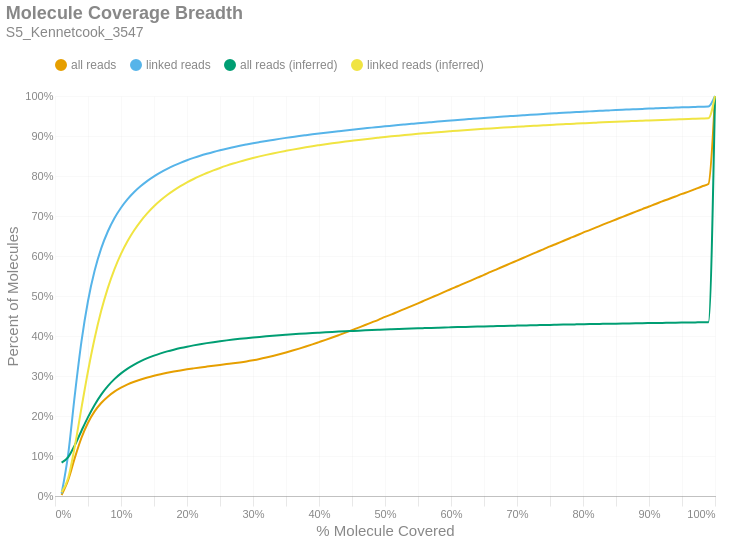

Notebook source saved alongside this figure:
### Markdown cell above
### Molecule Read Coverage
This chart shows molecule coverage breadth as computed by the number of bases aligned to that molecule. In other words, "*how much of each unique long molecule is actually sequenced/aligned?*" Keep in mind there is a distinction between sequences and alignments, since some sequences belonging to a particular molecule may not align well and wouldn't appear in the alignment data. This chart also shows molecule coverage breadth as computed by the *inferred fragment* from which the aligned sequences originate. Unlike read coverage, this calculation takes into account the total insert size, including unsequenced gaps between the forward and reverse reads. Like the previous figures, these are cumulative percents.

### Code cell
if SKIPLR:
    print_html(f"Skipped")
else:
    binned_df = consolidated_hist(valids['coverage_bp'], mask, 0.01, True)
    binned_df_inf = consolidated_hist(valids['coverage_inserts'], mask, 0.01, True)
    binned_df = binned_df.with_columns(pl.lit(binned_df_inf['all reads (cumsum)']).alias('all reads (inferred)'))
    binned_df = binned_df.with_columns(pl.lit(binned_df_inf['linked reads (cumsum)']).alias('linked reads (inferred)'))
    binned_df = binned_df.with_columns(
        (pl.col('bin').cast(pl.Float64) + 0.01).alias('right_edge')
    )

    with SafeRender(binned_df):
        (
            density_plot(binned_df, 'Molecule Coverage Breadth', samplename, 'molcov', ['all reads (inferred)','linked reads (inferred)'])
            .encode(
                #x=alt.X('bin:Q', title="% Molecule Covered").axis(format = '%').scale(padding=0),
                x=alt.X('right_edge:Q', title="% Molecule Covered").axis(format='%').scale(padding=0),
                y=alt.Y('value:Q', title='Percent of Molecules')
                    .axis(format='%')
                    .stack(False)
                    .scale(domainMin=0, padding=0),
                color=alt.Color("key:N").scale(domain = ["all reads", "linked reads", "all reads (inferred)", "linked reads (inferred)"]),
                tooltip = [
                    alt.Tooltip("key:N", title = "Data Type"),
                    alt.Tooltip("range_label:N", title="% Molecule Covered"),
                    alt.Tooltip("value:Q", format = ".2%", title="% Molecules")
                ]
            )
        ).display()

### Figure 1 — Vega-Lite specification as saved in the notebook (floating-point values rounded to 4 significant figures)
{"width": "container", "height": 400, "config": {"title": {"anchor": "start", "dy": -15, "fontSize": 18, "color": "#888888", "subtitleColor": "#888888", "subtitleFontSize": 14}, "arc": {"fill": "#0072B2"}, "axis": {"domainColor": "#888888", "domainWidth": 0.5, "gridWidth": 0.2, "grid": false, "titleFontWeight": 400, "titleFontSize": 15, "labelFontSize": 11, "labelColor": "#888888", "tickColor": "#888888", "tickWidth": 0.2, "titleColor": "#888888"}, "axisBand": {"grid": false}, "axisX": {"grid": true, "tickSize": 10, "domainCap": "round"}, "axisY": {"domain": false, "grid": true, "tickSize": 0, "domainCap": "round"}, "background": "transparent", "header": {"labelFontSize": 15, "labelColor": "#888888", "titleFontSize": 15, "titleFontWeight": 600, "titleColor": "#888888"}, "legend": {"labelFont": "sans-serif", "labelFontSize": 12, "labelColor": "#888888", "symbolSize": 100, "symbolType": "circle", "titleFontSize": 12, "titlePadding": 10, "titleColor": "#888888", "title": null, "orient": "top"}, "range": {"category": ["#E69F00", "#56B4E9", "#009E73", "#F0E442", "#0072B2", "#D55E00", "#CC79A7", "#000000"], "diverging": ["#cfe8f3", "#a2d4ec", "#73bfe2", "#46abdb", "#1696d2", "#12719e"]}, "area": {"fill": "#0072B2", "fillOpacity": 0.7, "line": true, "strokeOpacity": 0.7}, "line": {"color": "#0072B2", "stroke": "#0072B2", "strokeWidth": 2}, "trail": {"color": "#0072B2", "stroke": "#0072B2", "strokeWidth": 0, "size": 1}, "point": {"filled": true, "fillOpacity": 1.0, "size": 95}, "text": {"color": "#888888", "fontSize": 11, "align": "right", "fontWeight": 400, "size": 11}, "bar": {"fill": "#0072B2", "stroke": null}, "view": {"stroke": null, "continuousWidth": 660, "continuousHeight": 400}}, "data": {"name": "data-c375fe123f9041cc499ac34532ac4b5c"}, "mark": {"type": "line", "interpolate": "monotone", "point": {"opacity": 0, "size": 275}}, "encoding": {"color": {"field": "key", "scale": {"domain": ["all reads", "linked reads", "all reads (inferred)", "linked reads (inferred)"]}, "type": "nominal"}, "tooltip": [{"field": "key", "title": "Data Type", "type": "nominal"}, {"field": "range_label", "title": "% Molecule Covered", "type": "nominal"}, {"field": "value", "format": ".2%", "title": "% Molecules", "type": "quantitative"}], "x": {"axis": {"format": "%"}, "field": "right_edge", "scale": {"padding": 0}, "title": "% Molecule Covered", "type": "quantitative"}, "y": {"axis": {"format": "%"}, "field": "value", "scale": {"domainMin": 0, "padding": 0}, "stack": false, "title": "Percent of Molecules", "type": "quantitative"}}, "params": [{"name": "param_c36ac31b6afebe62", "select": {"type": "point", "fields": ["key"]}, "bind": "legend"}], "title": {"text": "Molecule Coverage Breadth", "subtitle": "S5_Kennetcook_3547"}, "transform": [{"fold": ["all reads (cumsum)", "linked reads (cumsum)", "all reads (inferred)", "linked reads (inferred)"]}, {"calculate": "replace(datum.key, ' (cumsum)', '')", "as": "key"}, {"filter": {"param": "param_c36ac31b6afebe62"}}], "usermeta": {"embedOptions": {"downloadFileName": "S5_Kennetcook_3547.molcov"}}, "$schema": "https://vega.github.io/schema/vega-lite/v6.1.0.json", "datasets": {"data-c375fe123f9041cc499ac34532ac4b5c": [{"bin": "0.0", "interval": "0.0-0.01", "all reads": 0.002627, "linked reads": 0.006139, "all reads (cumsum)": 0.002627, "linked reads (cumsum)": 0.006139, "range_label": "0.0-0.01", "all reads (inferred)": 0.08322, "linked reads (inferred)": 0.009298, "right_edge": 0.01}, {"bin": "0.01", "interval": "0.01-0.02", "all reads": 0.03752, "linked reads": 0.09883, "all reads (cumsum)": 0.04015, "linked reads (cumsum)": 0.105, "range_label": "0.01-0.02", "all reads (inferred)": 0.09722, "linked reads (inferred)": 0.04499, "right_edge": 0.02}, {"bin": "0.02", "interval": "0.02-0.03", "all reads": 0.05509, "linked reads": 0.1471, "all reads (cumsum)": 0.09523, "linked reads (cumsum)": 0.2521, "range_label": "0.02-0.03", "all reads (inferred)": 0.127, "linked reads (inferred)": 0.124, "right_edge": 0.03}, {"bin": "0.03", "interval": "0.03-0.04", "all reads": 0.04971, "linked reads": 0.133, "all reads (cumsum)": 0.1449, "linked reads (cumsum)": 0.3851, "range_label": "0.03-0.04", "all reads (inferred)": 0.1626, "linked reads (inferred)": 0.2191, "right_edge": 0.04}, {"bin": "0.04", "interval": "0.04-0.05", "all reads": 0.03828, "linked reads": 0.1025, "all reads (cumsum)": 0.1832, "linked reads (cumsum)": 0.4875, "range_label": "0.04-0.05", "all reads (inferred)": 0.1972, "linked reads (inferred)": 0.3119, "right_edge": 0.05}, {"bin": "0.05", "interval": "0.05-0.06", "all reads": 0.02829, "linked reads": 0.07555, "all reads (cumsum)": 0.2115, "linked reads (cumsum)": 0.5631, "range_label": "0.05-0.06", "all reads (inferred)": 0.2277, "linked reads (inferred)": 0.3936, "right_edge": 0.06}, {"bin": "0.06", "interval": "0.06-0.07", "all reads": 0.02097, "linked reads": 0.05593, "all reads (cumsum)": 0.2325, "linked reads (cumsum)": 0.619, "range_label": "0.06-0.07", "all reads (inferred)": 0.2534, "linked reads (inferred)": 0.4628, "right_edge": 0.07}, {"bin": "0.07", "interval": "0.07-0.08", "all reads": 0.01588, "linked reads": 0.04225, "all reads (cumsum)": 0.2484, "linked reads (cumsum)": 0.6613, "range_label": "0.07-0.08", "all reads (inferred)": 0.2746, "linked reads (inferred)": 0.5196, "right_edge": 0.08}, {"bin": "0.08", "interval": "0.08-0.09", "all reads": 0.01245, "linked reads": 0.03309, "all reads (cumsum)": 0.2608, "linked reads (cumsum)": 0.6944, "range_label": "0.08-0.09", "all reads (inferred)": 0.2921, "linked reads (inferred)": 0.5667, "right_edge": 0.09}, {"bin": "0.09", "interval": "0.09-0.1", "all reads": 0.009928, "linked reads": 0.02627, "all reads (cumsum)": 0.2708, "linked reads (cumsum)": 0.7206, "range_label": "0.09-0.1", "all reads (inferred)": 0.3065, "linked reads (inferred)": 0.6052, "right_edge": 0.1}, {"bin": "0.1", "interval": "0.1-0.11", "all reads": 0.008128, "linked reads": 0.02143, "all reads (cumsum)": 0.2789, "linked reads (cumsum)": 0.7421, "range_label": "0.1-0.11", "all reads (inferred)": 0.3185, "linked reads (inferred)": 0.6375, "right_edge": 0.11}, {"bin": "0.11", "interval": "0.11-0.12", "all reads": 0.006785, "linked reads": 0.01786, "all reads (cumsum)": 0.2857, "linked reads (cumsum)": 0.7599, "range_label": "0.11-0.12", "all reads (inferred)": 0.3286, "linked reads (inferred)": 0.6645, "right_edge": 0.12}, {"bin": "0.12", "interval": "0.12-0.13", "all reads": 0.005672, "linked reads": 0.01488, "all reads (cumsum)": 0.2913, "linked reads (cumsum)": 0.7748, "range_label": "0.12-0.13", "all reads (inferred)": 0.3372, "linked reads (inferred)": 0.6874, "right_edge": 0.13}, {"bin": "0.13", "interval": "0.13-0.14", "all reads": 0.004976, "linked reads": 0.01299, "all reads (cumsum)": 0.2963, "linked reads (cumsum)": 0.7878, "range_label": "0.13-0.14", "all reads (inferred)": 0.3445, "linked reads (inferred)": 0.7071, "right_edge": 0.14}, {"bin": "0.14", "interval": "0.14-0.15", "all reads": 0.004326, "linked reads": 0.01124, "all reads (cumsum)": 0.3006, "linked reads (cumsum)": 0.799, "range_label": "0.14-0.15", "all reads (inferred)": 0.351, "linked reads (inferred)": 0.7243, "right_edge": 0.15}, {"bin": "0.15", "interval": "0.15-0.16", "all reads": 0.00383, "linked reads": 0.009896, "all reads (cumsum)": 0.3045, "linked reads (cumsum)": 0.8089, "range_label": "0.15-0.16", "all reads (inferred)": 0.3566, "linked reads (inferred)": 0.7392, "right_edge": 0.16}, {"bin": "0.16", "interval": "0.16-0.17", "all reads": 0.003469, "linked reads": 0.008867, "all reads (cumsum)": 0.3079, "linked reads (cumsum)": 0.8178, "range_label": "0.16-0.17", "all reads (inferred)": 0.3615, "linked reads (inferred)": 0.7524, "right_edge": 0.17}, {"bin": "0.17", "interval": "0.17-0.18", "all reads": 0.003173, "linked reads": 0.008025, "all reads (cumsum)": 0.3111, "linked reads (cumsum)": 0.8258, "range_label": "0.17-0.18", "all reads (inferred)": 0.3658, "linked reads (inferred)": 0.764, "right_edge": 0.18}, {"bin": "0.18", "interval": "0.18-0.19", "all reads": 0.002863, "linked reads": 0.007109, "all reads (cumsum)": 0.314, "linked reads (cumsum)": 0.8329, "range_label": "0.18-0.19", "all reads (inferred)": 0.3698, "linked reads (inferred)": 0.7745, "right_edge": 0.19}, {"bin": "0.19", "interval": "0.19-0.2", "all reads": 0.00265, "linked reads": 0.006452, "all reads (cumsum)": 0.3166, "linked reads (cumsum)": 0.8394, "range_label": "0.19-0.2", "all reads (inferred)": 0.3733, "linked reads (inferred)": 0.784, "right_edge": 0.2}, {"bin": "0.2", "interval": "0.2-0.21", "all reads": 0.002425, "linked reads": 0.005784, "all reads (cumsum)": 0.319, "linked reads (cumsum)": 0.8452, "range_label": "0.2-0.21", "all reads (inferred)": 0.3766, "linked reads (inferred)": 0.7925, "right_edge": 0.21}, {"bin": "0.21", "interval": "0.21-0.22", "all reads": 0.002336, "linked reads": 0.005427, "all reads (cumsum)": 0.3214, "linked reads (cumsum)": 0.8506, "range_label": "0.21-0.22", "all reads (inferred)": 0.3795, "linked reads (inferred)": 0.8003, "right_edge": 0.22}, {"bin": "0.22", "interval": "0.22-0.23", "all reads": 0.002181, "linked reads": 0.004897, "all reads (cumsum)": 0.3236, "linked reads (cumsum)": 0.8555, "range_label": "0.22-0.23", "all reads (inferred)": 0.3822, "linked reads (inferred)": 0.8075, "right_edge": 0.23}, {"bin": "0.23", "interval": "0.23-0.24", "all reads": 0.002114, "linked reads": 0.004597, "all reads (cumsum)": 0.3257, "linked reads (cumsum)": 0.8601, "range_label": "0.23-0.24", "all reads (inferred)": 0.3846, "linked reads (inferred)": 0.8141, "right_edge": 0.24}, {"bin": "0.24", "interval": "0.24-0.25", "all reads": 0.002048, "linked reads": 0.004265, "all reads (cumsum)": 0.3277, "linked reads (cumsum)": 0.8644, "range_label": "0.24-0.25", "all reads (inferred)": 0.3869, "linked reads (inferred)": 0.8201, "right_edge": 0.25}, {"bin": "0.25", "interval": "0.25-0.26", "all reads": 0.002013, "linked reads": 0.003988, "all reads (cumsum)": 0.3297, "linked reads (cumsum)": 0.8684, "range_label": "0.25-0.26", "all reads (inferred)": 0.3891, "linked reads (inferred)": 0.8258, "right_edge": 0.26}, {"bin": "0.26", "interval": "0.26-0.27", "all reads": 0.001981, "linked reads": 0.003645, "all reads (cumsum)": 0.3317, "linked reads (cumsum)": 0.872, "range_label": "0.26-0.27", "all reads (inferred)": 0.391, "linked reads (inferred)": 0.8311, "right_edge": 0.27}, {"bin": "0.27", "interval": "0.27-0.28", "all reads": 0.002133, "linked reads": 0.003551, "all reads (cumsum)": 0.3339, "linked reads (cumsum)": 0.8756, "range_label": "0.27-0.28", "all reads (inferred)": 0.3929, "linked reads (inferred)": 0.836, "right_edge": 0.28}, {"bin": "0.28", "interval": "0.28-0.29", "all reads": 0.002428, "linked reads": 0.003266, "all reads (cumsum)": 0.3363, "linked reads (cumsum)": 0.8788, "range_label": "0.28-0.29", "all reads (inferred)": 0.3946, "linked reads (inferred)": 0.8406, "right_edge": 0.29}, {"bin": "0.29", "interval": "0.29-0.3", "all reads": 0.002866, "linked reads": 0.003139, "all reads (cumsum)": 0.3391, "linked reads (cumsum)": 0.882, "range_label": "0.29-0.3", "all reads (inferred)": 0.3962, "linked reads (inferred)": 0.8449, "right_edge": 0.3}, {"bin": "0.3", "interval": "0.3-0.31", "all reads": 0.003228, "linked reads": 0.002892, "all reads (cumsum)": 0.3424, "linked reads (cumsum)": 0.8848, "range_label": "0.3-0.31", "all reads (inferred)": 0.3978, "linked reads (inferred)": 0.849, "right_edge": 0.31}, {"bin": "0.31", "interval": "0.31-0.32", "all reads": 0.003678, "linked reads": 0.002786, "all reads (cumsum)": 0.3461, "linked reads (cumsum)": 0.8876, "range_label": "0.31-0.32", "all reads (inferred)": 0.3992, "linked reads (inferred)": 0.8528, "right_edge": 0.32}, {"bin": "0.32", "interval": "0.32-0.33", "all reads": 0.003963, "linked reads": 0.002596, "all reads (cumsum)": 0.35, "linked reads (cumsum)": 0.8902, "range_label": "0.32-0.33", "all reads (inferred)": 0.4005, "linked reads (inferred)": 0.8563, "right_edge": 0.33}, {"bin": "0.33", "interval": "0.33-0.34", "all reads": 0.00425, "linked reads": 0.002574, "all reads (cumsum)": 0.3543, "linked reads (cumsum)": 0.8928, "range_label": "0.33-0.34", "all reads (inferred)": 0.4018, "linked reads (inferred)": 0.8597, "right_edge": 0.34}, {"bin": "0.34", "interval": "0.34-0.35", "all reads": 0.004504, "linked reads": 0.002487, "all reads (cumsum)": 0.3588, "linked reads (cumsum)": 0.8953, "range_label": "0.34-0.35", "all reads (inferred)": 0.403, "linked reads (inferred)": 0.8629, "right_edge": 0.35}, {"bin": "0.35", "interval": "0.35-0.36", "all reads": 0.004778, "linked reads": 0.002326, "all reads (cumsum)": 0.3635, "linked reads (cumsum)": 0.8976, "range_label": "0.35-0.36", "all reads (inferred)": 0.4042, "linked reads (inferred)": 0.866, "right_edge": 0.36}, {"bin": "0.36", "interval": "0.36-0.37", "all reads": 0.004994, "linked reads": 0.002309, "all reads (cumsum)": 0.3685, "linked reads (cumsum)": 0.8999, "range_label": "0.36-0.37", "all reads (inferred)": 0.4053, "linked reads (inferred)": 0.8689, "right_edge": 0.37}, {"bin": "0.37", "interval": "0.37-0.38", "all reads": 0.005163, "linked reads": 0.002163, "all reads (cumsum)": 0.3737, "linked reads (cumsum)": 0.9021, "range_label": "0.37-0.38", "all reads (inferred)": 0.4064, "linked reads (inferred)": 0.8718, "right_edge": 0.38}, {"bin": "0.38", "interval": "0.38-0.39", "all reads": 0.005371, "linked reads": 0.002115, "all reads (cumsum)": 0.3791, "linked reads (cumsum)": 0.9042, "range_label": "0.38-0.39", "all reads (inferred)": 0.4074, "linked reads (inferred)": 0.8745, "right_edge": 0.39}, {"bin": "0.39", "interval": "0.39-0.4", "all reads": 0.005608, "linked reads": 0.002067, "all reads (cumsum)": 0.3847, "linked reads (cumsum)": 0.9063, "range_label": "0.39-0.4", "all reads (inferred)": 0.4084, "linked reads (inferred)": 0.877, "right_edge": 0.4}, {"bin": "0.4", "interval": "0.4-0.41", "all reads": 0.005646, "linked reads": 0.001994, "all reads (cumsum)": 0.3903, "linked reads (cumsum)": 0.9083, "range_label": "0.4-0.41", "all reads (inferred)": 0.4093, "linked reads (inferred)": 0.8794, "right_edge": 0.41}, {"bin": "0.41", "interval": "0.41-0.42", "all reads": 0.005834, "linked reads": 0.001955, "all reads (cumsum)": 0.3962, "linked reads (cumsum)": 0.9102, "range_label": "0.41-0.42", "all reads (inferred)": 0.4102, "linked reads (inferred)": 0.8818, "right_edge": 0.42}, {"bin": "0.42", "interval": "0.42-0.43", "all reads": 0.006031, "linked reads": 0.00188, "all reads (cumsum)": 0.4022, "linked reads (cumsum)": 0.9121, "range_label": "0.42-0.43", "all reads (inferred)": 0.411, "linked reads (inferred)": 0.884, "right_edge": 0.43}, {"bin": "0.43", "interval": "0.43-0.44", "all reads": 0.006123, "linked reads": 0.00185, "all reads (cumsum)": 0.4083, "linked reads (cumsum)": 0.914, "range_label": "0.43-0.44", "all reads (inferred)": 0.4119, "linked reads (inferred)": 0.8862, "right_edge": 0.44}, {"bin": "0.44", "interval": "0.44-0.45", "all reads": 0.006294, "linked reads": 0.001787, "all reads (cumsum)": 0.4146, "linked reads (cumsum)": 0.9157, "range_label": "0.44-0.45", "all reads (inferred)": 0.4126, "linked reads (inferred)": 0.8882, "right_edge": 0.45}, {"bin": "0.45", "interval": "0.45-0.46", "all reads": 0.006422, "linked reads": 0.001791, "all reads (cumsum)": 0.421, "linked reads (cumsum)": 0.9175, "range_label": "0.45-0.46", "all reads (inferred)": 0.4134, "linked reads (inferred)": 0.8902, "right_edge": 0.46}, {"bin": "0.46", "interval": "0.46-0.47", "all reads": 0.006374, "linked reads": 0.00171, "all reads (cumsum)": 0.4274, "linked reads (cumsum)": 0.9192, "range_label": "0.46-0.47", "all reads (inferred)": 0.4141, "linked reads (inferred)": 0.8922, "right_edge": 0.47}, {"bin": "0.47", "interval": "0.47-0.48", "all reads": 0.00661, "linked reads": 0.001705, "all reads (cumsum)": 0.434, "linked reads (cumsum)": 0.9209, "range_label": "0.47-0.48", "all reads (inferred)": 0.4148, "linked reads (inferred)": 0.894, "right_edge": 0.48}, {"bin": "0.48", "interval": "0.48-0.49", "all reads": 0.006437, "linked reads": 0.001641, "all reads (cumsum)": 0.4405, "linked reads (cumsum)": 0.9226, "range_label": "0.48-0.49", "all reads (inferred)": 0.4155, "linked reads (inferred)": 0.8958, "right_edge": 0.49}, {"bin": "0.49", "interval": "0.49-0.5", "all reads": 0.007186, "linked reads": 0.001668, "all reads (cumsum)": 0.4476, "linked reads (cumsum)": 0.9243, "range_label": "0.49-0.5", "all reads (inferred)": 0.4162, "linked reads (inferred)": 0.8976, "right_edge": 0.5}, {"bin": "0.5", "interval": "0.5-0.51", "all reads": 0.006272, "linked reads": 0.001569, "all reads (cumsum)": 0.4539, "linked reads (cumsum)": 0.9258, "range_label": "0.5-0.51", "all reads (inferred)": 0.4168, "linked reads (inferred)": 0.8992, "right_edge": 0.51}, {"bin": "0.51", "interval": "0.51-0.52", "all reads": 0.007072, "linked reads": 0.001568, "all reads (cumsum)": 0.461, "linked reads (cumsum)": 0.9274, "range_label": "0.51-0.52", "all reads (inferred)": 0.4174, "linked reads (inferred)": 0.9008, "right_edge": 0.52}, {"bin": "0.52", "interval": "0.52-0.53", "all reads": 0.006823, "linked reads": 0.001493, "all reads (cumsum)": 0.4678, "linked reads (cumsum)": 0.9289, "range_label": "0.52-0.53", "all reads (inferred)": 0.418, "linked reads (inferred)": 0.9024, "right_edge": 0.53}, {"bin": "0.53", "interval": "0.53-0.54", "all reads": 0.007029, "linked reads": 0.001475, "all reads (cumsum)": 0.4748, "linked reads (cumsum)": 0.9304, "range_label": "0.53-0.54", "all reads (inferred)": 0.4186, "linked reads (inferred)": 0.9039, "right_edge": 0.54}, {"bin": "0.54", "interval": "0.54-0.55", "all reads": 0.006904, "linked reads": 0.001477, "all reads (cumsum)": 0.4817, "linked reads (cumsum)": 0.9318, "range_label": "0.54-0.55", "all reads (inferred)": 0.4192, "linked reads (inferred)": 0.9054, "right_edge": 0.55}, {"bin": "0.55", "interval": "0.55-0.56", "all reads": 0.007119, "linked reads": 0.001428, "all reads (cumsum)": 0.4889, "linked reads (cumsum)": 0.9333, "range_label": "0.55-0.56", "all reads (inferred)": 0.4197, "linked reads (inferred)": 0.9068, "right_edge": 0.56}, {"bin": "0.56", "interval": "0.56-0.57", "all reads": 0.007107, "linked reads": 0.001404, "all reads (cumsum)": 0.496, "linked reads (cumsum)": 0.9347, "range_label": "0.56-0.57", "all reads (inferred)": 0.4202, "linked reads (inferred)": 0.9082, "right_edge": 0.57}, {"bin": "0.57", "interval": "0.57-0.58", "all reads": 0.007006, "linked reads": 0.001399, "all reads (cumsum)": 0.503, "linked reads (cumsum)": 0.9361, "range_label": "0.57-0.58", "all reads (inferred)": 0.4207, "linked reads (inferred)": 0.9095, "right_edge": 0.58}, {"bin": "0.58", "interval": "0.58-0.59", "all reads": 0.007141, "linked reads": 0.001313, "all reads (cumsum)": 0.5101, "linked reads (cumsum)": 0.9374, "range_label": "0.58-0.59", "all reads (inferred)": 0.4212, "linked reads (inferred)": 0.9108, "right_edge": 0.59}, {"bin": "0.59", "interval": "0.59-0.6", "all reads": 0.007322, "linked reads": 0.001369, "all reads (cumsum)": 0.5174, "linked reads (cumsum)": 0.9387, "range_label": "0.59-0.6", "all reads (inferred)": 0.4217, "linked reads (inferred)": 0.912, "right_edge": 0.6}, {"bin": "0.6", "interval": "0.6-0.61", "all reads": 0.006867, "linked reads": 0.001282, "all reads (cumsum)": 0.5243, "linked reads (cumsum)": 0.94, "range_label": "0.6-0.61", "all reads (inferred)": 0.4222, "linked reads (inferred)": 0.9133, "right_edge": 0.61}, {"bin": "0.61", "interval": "0.61-0.62", "all reads": 0.007283, "linked reads": 0.001319, "all reads (cumsum)": 0.5316, "linked reads (cumsum)": 0.9414, "range_label": "0.61-0.62", "all reads (inferred)": 0.4227, "linked reads (inferred)": 0.9145, "right_edge": 0.62}, {"bin": "0.62", "interval": "0.62-0.63", "all reads": 0.007047, "linked reads": 0.001253, "all reads (cumsum)": 0.5386, "linked reads (cumsum)": 0.9426, "range_label": "0.62-0.63", "all reads (inferred)": 0.4231, "linked reads (inferred)": 0.9157, "right_edge": 0.63}, {"bin": "0.63", "interval": "0.63-0.64", "all reads": 0.007195, "linked reads": 0.00125, "all reads (cumsum)": 0.5458, "linked reads (cumsum)": 0.9439, "range_label": "0.63-0.64", "all reads (inferred)": 0.4236, "linked reads (inferred)": 0.9168, "right_edge": 0.64}, {"bin": "0.64", "interval": "0.64-0.65", "all reads": 0.007045, "linked reads": 0.001178, "all reads (cumsum)": 0.5529, "linked reads (cumsum)": 0.945, "range_label": "0.64-0.65", "all reads (inferred)": 0.424, "linked reads (inferred)": 0.9179, "right_edge": 0.65}, {"bin": "0.65", "interval": "0.65-0.66", "all reads": 0.007421, "linked reads": 0.001253, "all reads (cumsum)": 0.5603, "linked reads (cumsum)": 0.9463, "range_label": "0.65-0.66", "all reads (inferred)": 0.4244, "linked reads (inferred)": 0.919, "right_edge": 0.66}, {"bin": "0.66", "interval": "0.66-0.67", "all reads": 0.007056, "linked reads": 0.001129, "all reads (cumsum)": 0.5674, "linked reads (cumsum)": 0.9474, "range_label": "0.66-0.67", "all reads (inferred)": 0.4248, "linked reads (inferred)": 0.92, "right_edge": 0.67}, {"bin": "0.67", "interval": "0.67-0.68", "all reads": 0.007097, "linked reads": 0.001164, "all reads (cumsum)": 0.5744, "linked reads (cumsum)": 0.9486, "range_label": "0.67-0.68", "all reads (inferred)": 0.4252, "linked reads (inferred)": 0.9211, "right_edge": 0.68}, {"bin": "0.68", "interval": "0.68-0.69", "all reads": 0.007035, "linked reads": 0.001119, "all reads (cumsum)": 0.5815, "linked reads (cumsum)": 0.9497, "range_label": "0.68-0.69", "all reads (inferred)": 0.4256, "linked reads (inferred)": 0.9221, "right_edge": 0.69}, {"bin": "0.69", "interval": "0.69-0.7", "all reads": 0.007159, "linked reads": 0.001131, "all reads (cumsum)": 0.5886, "linked reads (cumsum)": 0.9508, "range_label": "0.69-0.7", "all reads (inferred)": 0.426, "linked reads (inferred)": 0.9231, "right_edge": 0.7}, {"bin": "0.7", "interval": "0.7-0.71", "all reads": 0.007025, "linked reads": 0.001089, "all reads (cumsum)": 0.5957, "linked reads (cumsum)": 0.9519, "range_label": "0.7-0.71", "all reads (inferred)": 0.4264, "linked reads (inferred)": 0.924, "right_edge": 0.71}, {"bin": "0.71", "interval": "0.71-0.72", "all reads": 0.007032, "linked reads": 0.001068, "all reads (cumsum)": 0.6027, "linked reads (cumsum)": 0.953, "range_label": "0.71-0.72", "all reads (inferred)": 0.4267, "linked reads (inferred)": 0.925, "right_edge": 0.72}, {"bin": "0.72", "interval": "0.72-0.73", "all reads": 0.00713, "linked reads": 0.001024, "all reads (cumsum)": 0.6098, "linked reads (cumsum)": 0.954, "range_label": "0.72-0.73", "all reads (inferred)": 0.4271, "linked reads (inferred)": 0.9259, "right_edge": 0.73}, {"bin": "0.73", "interval": "0.73-0.74", "all reads": 0.006869, "linked reads": 0.000995, "all reads (cumsum)": 0.6167, "linked reads (cumsum)": 0.955, "range_label": "0.73-0.74", "all reads (inferred)": 0.4274, "linked reads (inferred)": 0.9268, "right_edge": 0.74}, {"bin": "0.74", "interval": "0.74-0.75", "all reads": 0.007248, "linked reads": 0.001031, "all reads (cumsum)": 0.6239, "linked reads (cumsum)": 0.956, "range_label": "0.74-0.75", "all reads (inferred)": 0.4278, "linked reads (inferred)": 0.9277, "right_edge": 0.75}, {"bin": "0.75", "interval": "0.75-0.76", "all reads": 0.006761, "linked reads": 0.0009751, "all reads (cumsum)": 0.6307, "linked reads (cumsum)": 0.957, "range_label": "0.75-0.76", "all reads (inferred)": 0.4281, "linked reads (inferred)": 0.9285, "right_edge": 0.76}, {"bin": "0.76", "interval": "0.76-0.77", "all reads": 0.006857, "linked reads": 0.0009706, "all reads (cumsum)": 0.6376, "linked reads (cumsum)": 0.958, "range_label": "0.76-0.77", "all reads (inferred)": 0.4284, "linked reads (inferred)": 0.9294, "right_edge": 0.77}, {"bin": "0.77", "interval": "0.77-0.78", "all reads": 0.00686, "linked reads": 0.0009282, "all reads (cumsum)": 0.6444, "linked reads (cumsum)": 0.9589, "range_label": "0.77-0.78", "all reads (inferred)": 0.4288, "linked reads (inferred)": 0.9303, "right_edge": 0.78}, {"bin": "0.78", "interval": "0.78-0.79", "all reads": 0.006771, "linked reads": 0.0009142, "all reads (cumsum)": 0.6512, "linked reads (cumsum)": 0.9598, "range_label": "0.78-0.79", "all reads (inferred)": 0.4291, "linked reads (inferred)": 0.9311, "right_edge": 0.79}, {"bin": "0.79", "interval": "0.79-0.8", "all reads": 0.007153, "linked reads": 0.0009318, "all reads (cumsum)": 0.6583, "linked reads (cumsum)": 0.9608, "range_label": "0.79-0.8", "all reads (inferred)": 0.4294, "linked reads (inferred)": 0.9318, "right_edge": 0.8}, {"bin": "0.8", "interval": "0.8-0.81", "all reads": 0.006467, "linked reads": 0.0008082, "all reads (cumsum)": 0.6648, "linked reads (cumsum)": 0.9616, "range_label": "0.8-0.81", "all reads (inferred)": 0.4297, "linked reads (inferred)": 0.9326, "right_edge": 0.81}, {"bin": "0.81", "interval": "0.81-0.82", "all reads": 0.006706, "linked reads": 0.0008461, "all reads (cumsum)": 0.6715, "linked reads (cumsum)": 0.9624, "range_label": "0.81-0.82", "all reads (inferred)": 0.43, "linked reads (inferred)": 0.9334, "right_edge": 0.82}, {"bin": "0.82", "interval": "0.82-0.83", "all reads": 0.006745, "linked reads": 0.0007983, "all reads (cumsum)": 0.6783, "linked reads (cumsum)": 0.9632, "range_label": "0.82-0.83", "all reads (inferred)": 0.4303, "linked reads (inferred)": 0.9342, "right_edge": 0.83}, {"bin": "0.83", "interval": "0.83-0.84", "all reads": 0.006583, "linked reads": 0.0008285, "all reads (cumsum)": 0.6848, "linked reads (cumsum)": 0.964, "range_label": "0.83-0.84", "all reads (inferred)": 0.4306, "linked reads (inferred)": 0.9349, "right_edge": 0.84}, {"bin": "0.84", "interval": "0.84-0.85", "all reads": 0.006521, "linked reads": 0.0007992, "all reads (cumsum)": 0.6914, "linked reads (cumsum)": 0.9648, "range_label": "0.84-0.85", "all reads (inferred)": 0.4309, "linked reads (inferred)": 0.9356, "right_edge": 0.85}, {"bin": "0.85", "interval": "0.85-0.86", "all reads": 0.006616, "linked reads": 0.0007573, "all reads (cumsum)": 0.698, "linked reads (cumsum)": 0.9656, "range_label": "0.85-0.86", "all reads (inferred)": 0.4312, "linked reads (inferred)": 0.9363, "right_edge": 0.86}, {"bin": "0.86", "interval": "0.86-0.87", "all reads": 0.006416, "linked reads": 0.0007095, "all reads (cumsum)": 0.7044, "linked reads (cumsum)": 0.9663, "range_label": "0.86-0.87", "all reads (inferred)": 0.4314, "linked reads (inferred)": 0.937, "right_edge": 0.87}, {"bin": "0.87", "interval": "0.87-0.88", "all reads": 0.006573, "linked reads": 0.000741, "all reads (cumsum)": 0.711, "linked reads (cumsum)": 0.967, "range_label": "0.87-0.88", "all reads (inferred)": 0.4317, "linked reads (inferred)": 0.9377, "right_edge": 0.88}, {"bin": "0.88", "interval": "0.88-0.89", "all reads": 0.006367, "linked reads": 0.0007275, "all reads (cumsum)": 0.7173, "linked reads (cumsum)": 0.9678, "range_label": "0.88-0.89", "all reads (inferred)": 0.432, "linked reads (inferred)": 0.9384, "right_edge": 0.89}, {"bin": "0.89", "interval": "0.89-0.9", "all reads": 0.006486, "linked reads": 0.0007095, "all reads (cumsum)": 0.7238, "linked reads (cumsum)": 0.9685, "range_label": "0.89-0.9", "all reads (inferred)": 0.4322, "linked reads (inferred)": 0.939, "right_edge": 0.9}, {"bin": "0.9", "interval": "0.9-0.91", "all reads": 0.00604, "linked reads": 0.0006391, "all reads (cumsum)": 0.7299, "linked reads (cumsum)": 0.9691, "range_label": "0.9-0.91", "all reads (inferred)": 0.4325, "linked reads (inferred)": 0.9396, "right_edge": 0.91}, {"bin": "0.91", "interval": "0.91-0.92", "all reads": 0.006816, "linked reads": 0.0006472, "all reads (cumsum)": 0.7367, "linked reads (cumsum)": 0.9698, "range_label": "0.91-0.92", "all reads (inferred)": 0.4327, "linked reads (inferred)": 0.9402, "right_edge": 0.92}, {"bin": "0.92", "interval": "0.92-0.93", "all reads": 0.005676, "linked reads": 0.0005899, "all reads (cumsum)": 0.7424, "linked reads (cumsum)": 0.9704, "range_label": "0.92-0.93", "all reads (inferred)": 0.433, "linked reads (inferred)": 0.9408, "right_edge": 0.93}, {"bin": "0.93", "interval": "0.93-0.94", "all reads": 0.006257, "linked reads": 0.0006166, "all reads (cumsum)": 0.7486, "linked reads (cumsum)": 0.971, "range_label": "0.93-0.94", "all reads (inferred)": 0.4332, "linked reads (inferred)": 0.9414, "right_edge": 0.94}, {"bin": "0.94", "interval": "0.94-0.95", "all reads": 0.006731, "linked reads": 0.0006148, "all reads (cumsum)": 0.7553, "linked reads (cumsum)": 0.9716, "range_label": "0.94-0.95", "all reads (inferred)": 0.4335, "linked reads (inferred)": 0.942, "right_edge": 0.95}, {"bin": "0.95", "interval": "0.95-0.96", "all reads": 0.005569, "linked reads": 0.0005877, "all reads (cumsum)": 0.7609, "linked reads (cumsum)": 0.9722, "range_label": "0.95-0.96", "all reads (inferred)": 0.4337, "linked reads (inferred)": 0.9426, "right_edge": 0.96}, {"bin": "0.96", "interval": "0.96-0.97", "all reads": 0.00642, "linked reads": 0.0005372, "all reads (cumsum)": 0.7673, "linked reads (cumsum)": 0.9727, "range_label": "0.96-0.97", "all reads (inferred)": 0.434, "linked reads (inferred)": 0.9432, "right_edge": 0.97}, {"bin": "0.97", "interval": "0.97-0.98", "all reads": 0.006492, "linked reads": 0.0005367, "all reads (cumsum)": 0.7738, "linked reads (cumsum)": 0.9732, "range_label": "0.97-0.98", "all reads (inferred)": 0.4342, "linked reads (inferred)": 0.9438, "right_edge": 0.98}, {"bin": "0.98", "interval": "0.98-0.99", "all reads": 0.006072, "linked reads": 0.0005678, "all reads (cumsum)": 0.7799, "linked reads (cumsum)": 0.9738, "range_label": "0.98-0.99", "all reads (inferred)": 0.4345, "linked reads (inferred)": 0.9443, "right_edge": 0.99}, {"bin": "0.99", "interval": "0.99-1.0", "all reads": 0.2201, "linked reads": 0.02618, "all reads (cumsum)": 1.0, "linked reads (cumsum)": 1.0, "range_label": "0.99-1.0", "all reads (inferred)": 1.0, "linked reads (inferred)": 1.0, "right_edge": 1.0}]}}
